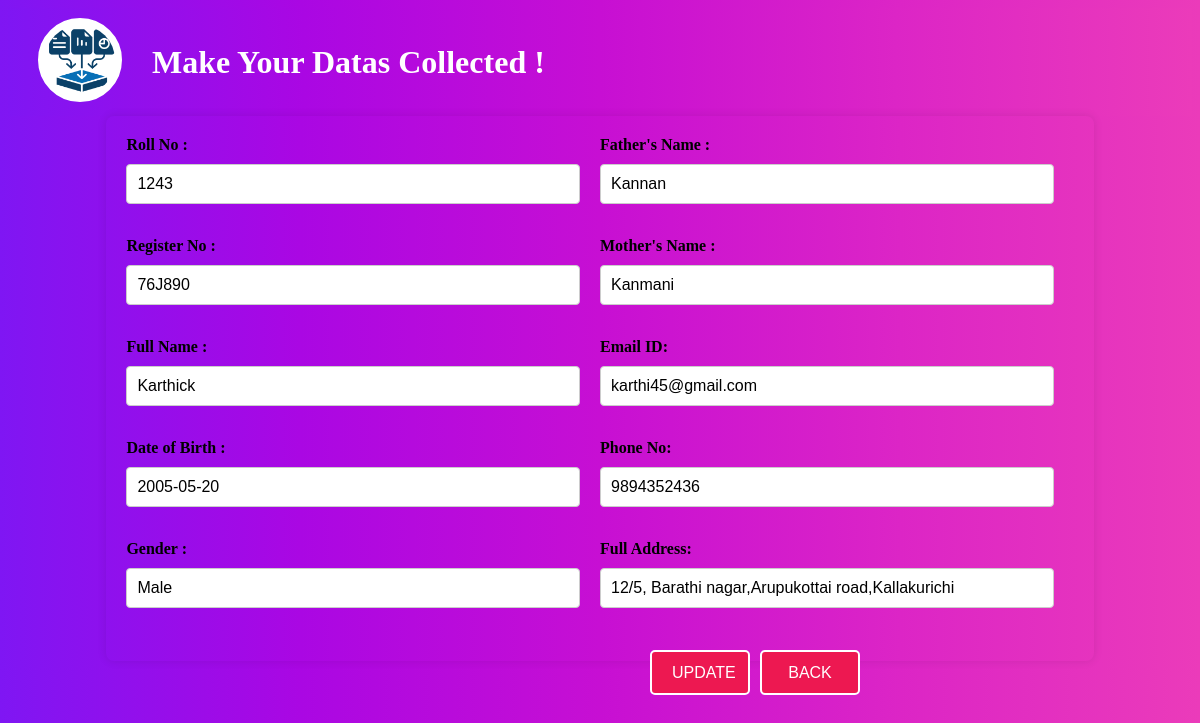
The page /updateStud/13 on the database its author committed.
### MyApp/models.py (models this page shows, shortened)
class StudentDetails(models.Model):
    roll_no=models.IntegerField()
    reg_no=models.CharField(max_length=30,null=True)
    full_name=models.CharField(max_length=30)
    birth_date=models.DateField()
    gender=models.CharField(max_length=10)
    father_name=models.CharField(max_length=30)
    mother_name=models.CharField(max_length=30)
    email=models.EmailField(max_length=30)
    phone_no=models.IntegerField()
    address=models.CharField(max_length=100)

### MyApp/views.py (the view, shortened to what this page needs)
# urls.py: path('updateStud/<id>',views.updateStudent,name="updateStud"),
def updateStudent(request,id):
    student = StudentDetails.objects.get(id=id)
    return render(request,'MyApp/updateStudent.html',context={"student":student})

### Template/MyApp/updateStudent.html (shortened to what this page needs)
<!DOCTYPE html>
<html lang="en">
{% extends 'MyApp/common.html' %}
{% block content %}
<head>
        {% load static %}
    <link rel="stylesheet" href="{% static 'MyApp/css/common.css' %}">
    <link rel="stylesheet" href="{% static 'MyApp/css/table.css' %}">
    <link rel="stylesheet" href="{% static 'MyApp/css/updateStudent.css' %}">
</head>
<body>
<form method="post">
    <div class="left-div">
    <label  id="roll" for="rollno">Roll No :</label><input type="number" id="rollno" name="rollno" value="{{student.roll_no}}"><br><br>
    <label  id="reg_no" for="register_no">Register No :</label><input type="text" id="register_no" name="register_no" value="{{student.reg_no}}"><br><br>
    <label  id="fname" for="fullname">Full Name :</label><input type="text" id="fullname" name="fullname" value="{{student.full_name}}"><br><br>
    <label  id="dob" for="birthdate">Date of Birth :</label><input type="text" id="birthdate" name="birthdate" value="{{student.birth_date|date:'Y-m-d'}}"><br><br>
    <label  id="gend" for="gender">Gender :</label><input type="text" id="gender" name="gender" value="{{student.gender}}"><br><br>
    </div>
    <div class="right-click">
    <label  id="father" for="father_name">Father's Name :</label><input type="text" id="father_name" name="father_name" value="{{student.father_name}}"><br><br>
    <label  id="mother" for="mother_name">Mother's Name :</label> <input type="text" id="mother_name" name="mother_name" value="{{student.mother_name}}"><br><br>
    <label  id="emailId" for="email">Email ID:</label><input type="email" id="email" name="email" value="{{student.email}}"><br><br>
    <label  id="phoneno" for="phone">Phone No:</label><input type="number" id="phone" name="phone" value="{{student.phone_no}}"><br><br>
    <label  id="add" for="address">Full Address:</label><input type="text" id="address"  name="address" value="{{student.address}}"></input><br><br>
    </div>
    <div class="buttons">
     <input type="submit" value="UPDATE">
     <button><a href="{% url 'update' %}">BACK</a></button>
    </div>
</form>
</body>
{% endblock %}

### Static/MyApp/css/common.css (style rules this page uses)
body { font-family: "Times New Roman", Georgia, serif; background-image: linear-gradient(to left, #eb3bba, #dc25c6, #c70fd3, #aa07e3, #7f16f3); }

### Static/MyApp/css/updateStudent.css (style rules this page uses)
form { display: flex; justify-content: space-between; margin: 0 auto; width: 80%; padding: 20px; background-color: transparent; border-radius: 8px; box-shadow: 0 0 10px rgba(0, 0, 0, 0.1); }
.left-div, .right-click { width: 48%; display: inline-block; vertical-align: top; margin-right:20px; }
input[type="text"], input[type="number"], input[type="email"] { width: 100%; padding: 10px; margin-bottom: 15px; border: 1px solid #ccc; border-radius: 4px; box-sizing: border-box; font-size: 16px; }
label { display: block; font-weight: bold; margin-bottom: 5px; }
button a { color: white; text-decoration: none; display: block; }
input[type="text"], input[type="number"], input[type="email"] { margin-top: 5px; margin-bottom: 20px; }
input[type="submit"], button { margin-top: 20px; height:45px; width:100px; padding:10px 20px; font-size: 16px; background-color: #ed1851; color: white; border: 2px solid white; border-radius: 5px; cursor: pointer; transition: background-color 0.3s ease; }
.buttons { position:absolute; top:630px; left:650px; display:flex; gap:10px; }
input[type="text"], input[type="number"], input[type="email"] { margin-bottom: 15px; }

### rows shown on the page
StudentDetails: rollno "1243", register_no "76J890", fullname "Karthick", birthdate "2005-05-20", gender "Male", father_name "Kannan", mother_name "Kanmani", email "karthi45@gmail.com", phone "9894352436", address "12/5, Barathi nagar,Arupukottai road,Kallakurichi"
